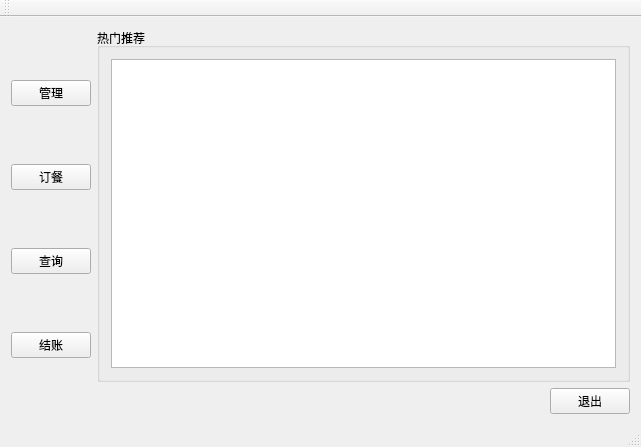
<?xml version="1.0" encoding="UTF-8"?>
<ui version="4.0">
 <class>MainWindow</class>
 <widget class="QMainWindow" name="MainWindow">
  <property name="geometry">
   <rect>
    <x>0</x>
    <y>0</y>
    <width>641</width>
    <height>447</height>
   </rect>
  </property>
  <property name="windowTitle">
   <string>MainWindow</string>
  </property>
  <widget class="QWidget" name="centralWidget">
   <layout class="QHBoxLayout" name="horizontalLayout">
    <item>
     <layout class="QGridLayout" name="gridLayout">
      <item row="0" column="0" rowspan="2">
       <layout class="QVBoxLayout" name="verticalLayout">
        <item>
         <widget class="QPushButton" name="pbMain_Manager">
          <property name="text">
           <string>管理</string>
          </property>
         </widget>
        </item>
        <item>
         <widget class="QPushButton" name="pbMain_Order">
          <property name="text">
           <string>订餐</string>
          </property>
         </widget>
        </item>
        <item>
         <widget class="QPushButton" name="pbMain_Search">
          <property name="text">
           <string>查询</string>
          </property>
         </widget>
        </item>
        <item>
         <widget class="QPushButton" name="pbMain_Count">
          <property name="text">
           <string>结账</string>
          </property>
         </widget>
        </item>
       </layout>
      </item>
      <item row="0" column="1" colspan="2">
       <widget class="QGroupBox" name="gbHotFoodList">
        <property name="contextMenuPolicy">
         <enum>Qt::ActionsContextMenu</enum>
        </property>
        <property name="title">
         <string>热门推荐</string>
        </property>
        <layout class="QHBoxLayout" name="horizontalLayout_2">
         <item>
          <widget class="QTableView" name="tvMainList"/>
         </item>
        </layout>
       </widget>
      </item>
      <item row="1" column="1">
       <spacer name="horizontalSpacer">
        <property name="orientation">
         <enum>Qt::Horizontal</enum>
        </property>
        <property name="sizeHint" stdset="0">
         <size>
          <width>288</width>
          <height>20</height>
         </size>
        </property>
       </spacer>
      </item>
      <item row="1" column="2">
       <widget class="QPushButton" name="pbMain_Exit">
        <property name="text">
         <string>退出</string>
        </property>
       </widget>
      </item>
     </layout>
    </item>
   </layout>
  </widget>
  <widget class="QMenuBar" name="menuBar">
   <property name="geometry">
    <rect>
     <x>0</x>
     <y>0</y>
     <width>641</width>
     <height>22</height>
    </rect>
   </property>
  </widget>
  <widget class="QToolBar" name="mainToolBar">
   <attribute name="toolBarArea">
    <enum>TopToolBarArea</enum>
   </attribute>
   <attribute name="toolBarBreak">
    <bool>false</bool>
   </attribute>
  </widget>
  <widget class="QStatusBar" name="statusBar"/>
 </widget>
 <layoutdefault spacing="6" margin="11"/>
 <resources/>
 <connections/>
</ui>
